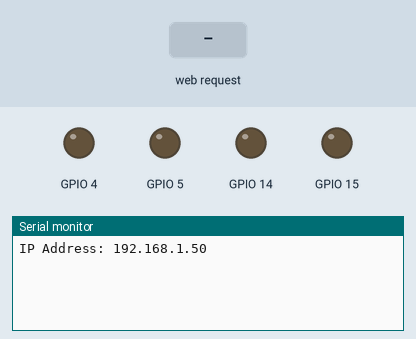
This program was run on a simulated ESP8266 (NodeMCU). On the bench: output pins drawn as LEDs (lit = HIGH), the last lines printed to the serial monitor. Inputs (shaded band) come from the test bench. WiFi joins after 1.5 s; servers stay silent unless stated.

Above: at 2.7 s.
2.8 s: HTTP request GET /?MODE=ON received
At 4.0 s:
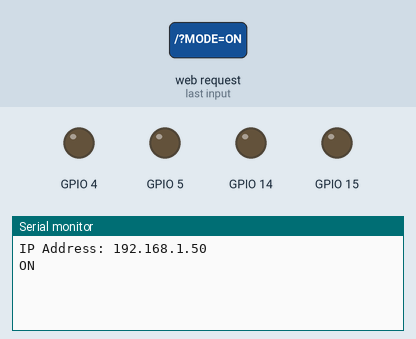
4.3 s: HTTP request GET /?MODE=OFF received
At 5.5 s:
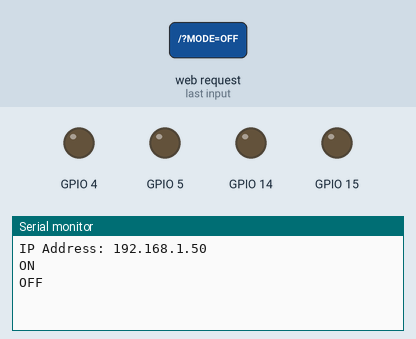
5.8 s: HTTP request GET /?MODE=STROBE received
At 6.8 s:
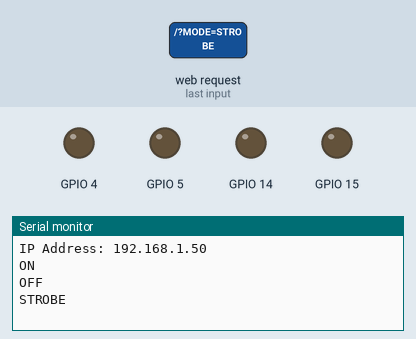

Measured:
- after the input at 2.8 s, the serial monitor: prints a new line at once (image 1)
- after the input at 4.3 s, the serial monitor: prints a new line at once (image 2)
- after the input at 5.8 s, the serial monitor: prints a new line at once (image 3)

The program:

main.cpp
```cpp
#include <Arduino.h>
#include <ESP8266WiFi.h>
#include <DNSServer.h>
#include <ESP8266WebServer.h>
#include <WiFiManager.h>

ESP8266WebServer server(80);

struct LEDControl {
    int pin;
    String color;
    String state;

    LEDControl(int p, String c) : pin(p), color(c), state("OFF") {

    }
    void initialise(){
      digitalWrite(pin, LOW);
      pinMode(pin, OUTPUT);

    }

    void setState(String newState) {
        if (newState == "ON" || newState == "OFF" || newState == "STROBE"){
          state = newState;
        }
        if(state == "ON")
          digitalWrite(pin, HIGH);

        if(state == "OFF")
          digitalWrite(pin, LOW);
        Serial.println(color);
        Serial.println(state);
    }

    void toggle() {
      // Toggles the pin if in STROBE mode
      if (state == "STROBE") {
          digitalWrite(pin, !digitalRead(pin));
      }
    }
};

// Array of leds for control
LEDControl leds[] = {
      LEDControl(5, "RED"),
      LEDControl(4, "GREEN"),
      LEDControl(14, "AMBER"),
      LEDControl(15, "BLUE")
  };

const int numLeds = 4;
int findStringIndex(String& target) {
    // This should really use the leds array but since this is a one off won't bother
    String colors[] = {"RED", "GREEN", "AMBER", "BLUE"};
    for (int i = 0; i < 4; ++i) {
        if (target == colors[i]) {
            return i; // Return the index if a match is found
        }
    }
    return -1; // Return -1 if no match is found
}

void handleRoot() {
  String mode = server.arg("MODE");
  String color = server.arg("COLOUR");
  Serial.println(mode);
  Serial.println(color);
  // Select the correct LED using the find index function then setmode
  if(findStringIndex(color) >= 0)
    leds[findStringIndex(color)].setState(mode);

  server.send(200, "text/plain", "OK");
}


void setup() {
  for (int i = 0; i < numLeds; ++i) {
        leds[i].initialise();
    }
  // put your setup code here, to run once:
  Serial.begin(115200);

  WiFiManager wifiManager;

  wifiManager.autoConnect("Jenkins Lights");

  Serial.print("IP Address: ");
  Serial.println(WiFi.localIP());

  server.on("/", handleRoot);
  server.begin();
  //Create an array of LED instances

}

int loopcount = 0;

void loop() {
  server.handleClient();
  if(loopcount >= 20){
    loopcount = 0;
    for (int i = 0; i < numLeds; ++i) {
        leds[i].toggle();
    }
  }
  delay(50);
  loopcount++;
}
```
